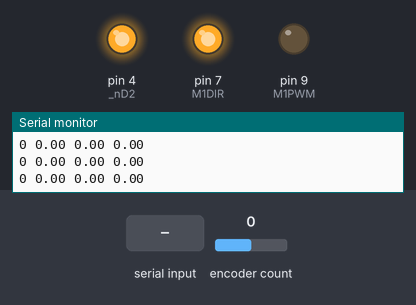
A sketch run on a simulated Arduino Leonardo, built with avr-gcc and run on an emulated ATmega32U4. On the bench: output pins drawn as LEDs (lit = HIGH), the last lines printed to the serial monitor. The test bench sets the inputs (shaded band); at power-on: encoder count 0.

Above: at 1.2 s.
1.3 s: "90\n" received over Serial
At 1.77 s:
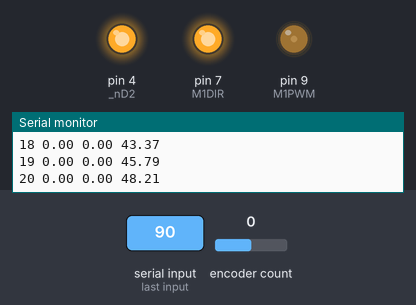
At 2.9 s:
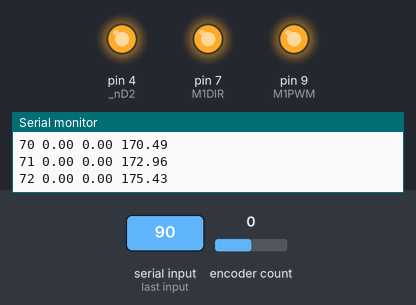
3.9 s: "90,45\n" received over Serial
At 4.8 s:
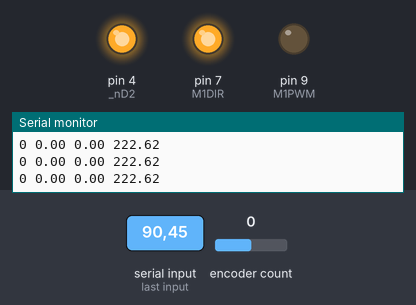
Timing chart, 0 to 6.9 s (numbered marks = the images above; inputs shaded):
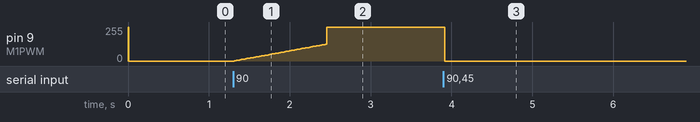

Measured:
- after the input at 1.3 s, pin 9 (M1PWM): moves from 0/255 to 255/255 over 1.1 s, starting at once
- after the input at 3.9 s, pin 9 (M1PWM): 255/255 → 0/255 at once

The sketch:

ArduTurnTable.ino
```cpp
#include <EEPROM.h>
#include <Encoder.h>

// Encoder pulses to mm
Encoder myEnc(2, 3);
long divider = 1920;
long newPosition = 0;
long oldPosition  = 0;

// Standard PWM DC control
int M1PWM = 9;     //M1 Speed Control
int M1DIR = 7;    //M1 Direction Control
int _nD2 = 4;

void stop(void)
{
  digitalWrite(M1PWM, LOW);
}

void turn(char a)
{
  analogWrite(M1PWM, a);     //PWM Speed Control
}

void setup() {
  pinMode(M1DIR,OUTPUT);
  digitalWrite(M1DIR, HIGH);
  pinMode(M1PWM,OUTPUT);
  digitalWrite(M1PWM, HIGH);
  pinMode(_nD2,OUTPUT);
  digitalWrite(_nD2,HIGH); // default to on
  Serial.begin(115200);
  while (!Serial) {
    ; // wait for serial port to connect. Needed for Leonardo only
  }
}

String inString = "";    // string to hold input
long dps_finale = 0;
long dps_consigne = 0;
float dps = 0.0f;
float dps_filtered= 0.0f;
float kp = 2400, ki = 1, kd = 0, windup_limit = 20000; // 1000,30,0
float p = 0, i = 0, d = 0, pid = 0;
float e = 0;
float old_e = 0;

void loop()
{
  newPosition = myEnc.read();
  dps = (float)(newPosition-oldPosition)*360.0*50.0/(float)divider;
  dps_filtered = 0.8 * dps_filtered + 0.2*dps;
  oldPosition = newPosition;
  Serial.print(dps_consigne);
  Serial.print(" ");
  Serial.print(dps);
  Serial.print(" ");
  Serial.print(dps_filtered);
  Serial.print(" ");
  Serial.print(pid/1000);
  Serial.println();
  if(dps_finale>0 && dps_finale <=1000)
  {
    if(dps_consigne<dps_finale)
    ++dps_consigne;
    if(dps_consigne>dps_finale)
    --dps_consigne;
    e = (float)dps_consigne-dps_filtered;
    p = e*kp;
    i += e*ki;
    if(i>windup_limit) i=windup_limit;
    if(i<-windup_limit) i=-windup_limit;
    d = (e-old_e)*kd;
    pid = 0.0*pid+1.0*(p + i + d);
    old_e = e;
    if(pid<=0)
      stop();
    else if(pid/1000>255) // max power
      turn(255);
    else
     turn(pid/1000);
  }
  else
  {
    dps_consigne = 0;
    stop();
  }
  delay(20);

// Read serial input:
  while (Serial.available() > 0) {
    int inChar = Serial.read();
    if (isDigit(inChar)) {
      // convert the incoming byte to a char and add it to the string:
      inString += (char)inChar;
    }
    // if you get a newline, print the string, then the string's value:
    if (inChar == '\n') {
      dps_finale = inString.toInt();
      Serial.print("dps_consigne:");
      Serial.println(dps_finale);
      // clear the string for new input:
      inString = "";
    }
  }
}
```
